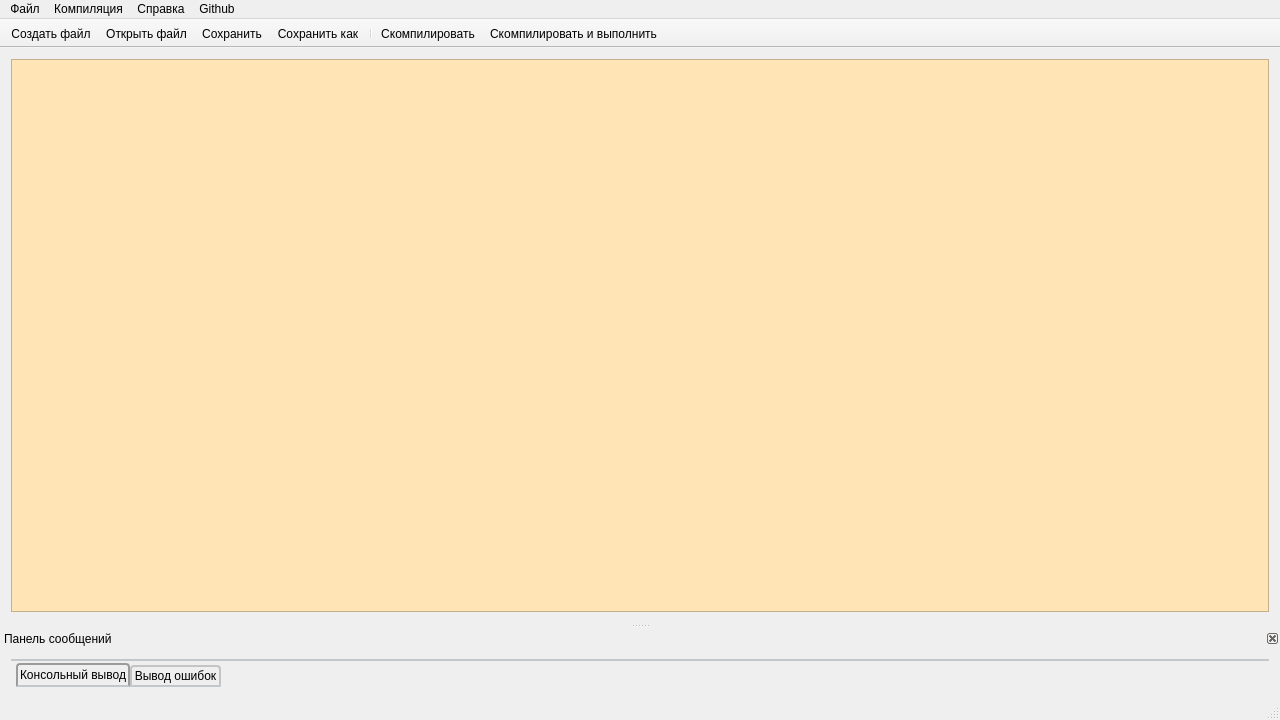
<?xml version="1.0" encoding="UTF-8"?>
<ui version="4.0">
 <class>MainWindow</class>
 <widget class="QMainWindow" name="MainWindow">
  <property name="windowModality">
   <enum>Qt::NonModal</enum>
  </property>
  <property name="geometry">
   <rect>
    <x>0</x>
    <y>0</y>
    <width>1280</width>
    <height>720</height>
   </rect>
  </property>
  <property name="sizePolicy">
   <sizepolicy hsizetype="Preferred" vsizetype="Preferred">
    <horstretch>1</horstretch>
    <verstretch>1</verstretch>
   </sizepolicy>
  </property>
  <property name="minimumSize">
   <size>
    <width>0</width>
    <height>0</height>
   </size>
  </property>
  <property name="maximumSize">
   <size>
    <width>16777215</width>
    <height>16777215</height>
   </size>
  </property>
  <property name="windowTitle">
   <string>RustCompiler</string>
  </property>
  <property name="windowIcon">
   <iconset resource="resources.qrc">
    <normaloff>:/images/Images/RustCompilerIcon.png</normaloff>:/images/Images/RustCompilerIcon.png</iconset>
  </property>
  <property name="documentMode">
   <bool>false</bool>
  </property>
  <property name="dockOptions">
   <set>QMainWindow::AllowTabbedDocks|QMainWindow::AnimatedDocks</set>
  </property>
  <property name="unifiedTitleAndToolBarOnMac">
   <bool>false</bool>
  </property>
  <widget class="QWidget" name="centralWidget">
   <layout class="QGridLayout" name="gridLayout_3">
    <item row="0" column="0">
     <widget class="CodeEditor" name="codeEdit">
      <property name="font">
       <font>
        <family>Consolas</family>
        <pointsize>16</pointsize>
       </font>
      </property>
      <property name="styleSheet">
       <string notr="true"> QPlainTextEdit {
      background: #ffe4b5;
  }
 QScrollBar:horizontal {
      border: 2px solid grey;
      background: #DBD7D2;
      height: 18px;
      margin: 0px 20px 0 20px;
  }
  QScrollBar::handle:horizontal {
      background: #32CC99;
      min-width: 20px;
  }
  QScrollBar::add-line:horizontal {
      border: 2px solid grey;
      background: #32CC99;
      width: 20px;
      subcontrol-position: right;
      subcontrol-origin: margin;
  }
  QScrollBar::sub-line:horizontal {
      border: 2px solid grey;
      background: #32CC99;
      width: 20px;
      subcontrol-position: left;
      subcontrol-origin: margin;
  } 
 QScrollBar::left-arrow:horizontal, QScrollBar::right-arrow:horizontal {
     border: 2px solid grey;
     width: 3px;
     height: 3px;
     background: white;
 }

 QScrollBar:vertical {
      border: 2px solid grey;
      background: #DBD7D2;
      width: 18px;
      margin: 22px 0 22px 0;
  }
  QScrollBar::handle:vertical {
      background: #32CC99;
      min-height: 20px;
  }
  QScrollBar::add-line:vertical {
      border: 2px solid grey;
      background: #32CC99;
      height: 20px;
      subcontrol-position: bottom;
      subcontrol-origin: margin;
  }

  QScrollBar::sub-line:vertical {
      border: 2px solid grey;
      background: #32CC99;
      height: 20px;
      subcontrol-position: top;
      subcontrol-origin: margin;
  }
  QScrollBar::up-arrow:vertical, QScrollBar::down-arrow:vertical {
      border: 2px solid grey;
      width: 3px;
      height: 3px;
      background: white;
  }</string>
      </property>
      <property name="lineWrapMode">
       <enum>QPlainTextEdit::NoWrap</enum>
      </property>
     </widget>
    </item>
   </layout>
  </widget>
  <widget class="QToolBar" name="mainToolBar">
   <property name="cursor">
    <cursorShape>ArrowCursor</cursorShape>
   </property>
   <property name="windowTitle">
    <string>Панель инструментов</string>
   </property>
   <property name="styleSheet">
    <string notr="true"/>
   </property>
   <property name="movable">
    <bool>false</bool>
   </property>
   <attribute name="toolBarArea">
    <enum>TopToolBarArea</enum>
   </attribute>
   <attribute name="toolBarBreak">
    <bool>false</bool>
   </attribute>
   <addaction name="createFileButton"/>
   <addaction name="openFileButton"/>
   <addaction name="saveButton"/>
   <addaction name="saveAsButton"/>
   <addaction name="separator"/>
   <addaction name="compileButton"/>
   <addaction name="compileAndRunButton"/>
  </widget>
  <widget class="QStatusBar" name="statusBar"/>
  <widget class="QMenuBar" name="menuBar">
   <property name="geometry">
    <rect>
     <x>0</x>
     <y>0</y>
     <width>1280</width>
     <height>21</height>
    </rect>
   </property>
   <widget class="QMenu" name="fileMenu">
    <property name="title">
     <string>Файл</string>
    </property>
    <addaction name="createFileButton"/>
    <addaction name="openFileButton"/>
    <addaction name="saveButton"/>
    <addaction name="saveAsButton"/>
    <addaction name="separator"/>
    <addaction name="exitButton"/>
   </widget>
   <widget class="QMenu" name="compileMenu">
    <property name="cursor">
     <cursorShape>ArrowCursor</cursorShape>
    </property>
    <property name="title">
     <string>Компиляция</string>
    </property>
    <addaction name="compileButton"/>
    <addaction name="compileAndRunButton"/>
   </widget>
   <widget class="QMenu" name="helpMenu">
    <property name="title">
     <string>Справка</string>
    </property>
    <addaction name="separator"/>
    <addaction name="aboutButton"/>
   </widget>
   <widget class="QMenu" name="menuGithub">
    <property name="title">
     <string>Github</string>
    </property>
    <addaction name="actionQt"/>
    <addaction name="actionRustCompiler"/>
    <addaction name="actionDocumentation"/>
   </widget>
   <addaction name="fileMenu"/>
   <addaction name="compileMenu"/>
   <addaction name="helpMenu"/>
   <addaction name="menuGithub"/>
  </widget>
  <widget class="QDockWidget" name="messageBar">
   <property name="sizePolicy">
    <sizepolicy hsizetype="Expanding" vsizetype="Expanding">
     <horstretch>0</horstretch>
     <verstretch>0</verstretch>
    </sizepolicy>
   </property>
   <property name="minimumSize">
    <size>
     <width>300</width>
     <height>69</height>
    </size>
   </property>
   <property name="styleSheet">
    <string notr="true">QSizeGrip {
      width: 16px;
      height: 16px;
  }</string>
   </property>
   <property name="floating">
    <bool>false</bool>
   </property>
   <property name="features">
    <set>QDockWidget::DockWidgetClosable</set>
   </property>
   <property name="allowedAreas">
    <set>Qt::BottomDockWidgetArea</set>
   </property>
   <property name="windowTitle">
    <string>Панель сообщений</string>
   </property>
   <attribute name="dockWidgetArea">
    <number>8</number>
   </attribute>
   <widget class="QWidget" name="messageBarContent">
    <property name="sizePolicy">
     <sizepolicy hsizetype="Ignored" vsizetype="Ignored">
      <horstretch>0</horstretch>
      <verstretch>0</verstretch>
     </sizepolicy>
    </property>
    <property name="autoFillBackground">
     <bool>false</bool>
    </property>
    <layout class="QGridLayout" name="gridLayout_2">
     <property name="sizeConstraint">
      <enum>QLayout::SetDefaultConstraint</enum>
     </property>
     <item row="0" column="0">
      <layout class="QGridLayout" name="gridLayout">
       <property name="sizeConstraint">
        <enum>QLayout::SetDefaultConstraint</enum>
       </property>
       <item row="0" column="0">
        <widget class="QTabWidget" name="messages">
         <property name="enabled">
          <bool>true</bool>
         </property>
         <property name="sizePolicy">
          <sizepolicy hsizetype="Ignored" vsizetype="Ignored">
           <horstretch>0</horstretch>
           <verstretch>0</verstretch>
          </sizepolicy>
         </property>
         <property name="styleSheet">
          <string notr="true">QTabWidget::pane { /* The tab widget frame */
    border-top: 2px solid #C2C7CB;
}

QTabWidget::tab-bar {
    left: 5px; /* move to the right by 5px */
}

/* Style the tab using the tab sub-control. Note that
    it reads QTabBar _not_ QTabWidget */
QTabBar::tab {
    background: qlineargradient(x1: 0, y1: 0, x2: 0, y2: 1,
                                stop: 0 #E1E1E1, stop: 0.4 #DDDDDD,
                                stop: 0.5 #D8D8D8, stop: 1.0 #D3D3D3);
    border: 2px solid #C4C4C3;
    border-bottom-color: #C2C7CB; /* same as the pane color */
    border-top-left-radius: 4px;
    border-top-right-radius: 4px;
    min-width: 8ex;
    padding: 2px;
}

QTabBar::tab:selected, QTabBar::tab:hover {
    background: qlineargradient(x1: 0, y1: 0, x2: 0, y2: 1,
                                stop: 0 #fafafa, stop: 0.4 #f4f4f4,
                                stop: 0.5 #e7e7e7, stop: 1.0 #fafafa);
}

QTabBar::tab:selected {
    border-color: #9B9B9B;
    border-bottom-color: #C2C7CB; /* same as pane color */
}

QTabBar::tab:!selected {
    margin-top: 2px; /* make non-selected tabs look smaller */
}</string>
         </property>
         <property name="tabPosition">
          <enum>QTabWidget::South</enum>
         </property>
         <property name="currentIndex">
          <number>0</number>
         </property>
         <property name="movable">
          <bool>false</bool>
         </property>
         <widget class="QWidget" name="consoleOutputTab">
          <property name="sizePolicy">
           <sizepolicy hsizetype="Expanding" vsizetype="Expanding">
            <horstretch>0</horstretch>
            <verstretch>0</verstretch>
           </sizepolicy>
          </property>
          <property name="styleSheet">
           <string notr="true"> QScrollBar:vertical {
      border: 2px solid grey;
      background: #DBD7D2;
      width: 18px;
      margin: 22px 0 22px 0;
  }
  QScrollBar::handle:vertical {
      background: #32CC99;
      min-height: 20px;
  }
  QScrollBar::add-line:vertical {
      border: 2px solid grey;
      background: #32CC99;
      height: 20px;
      subcontrol-position: bottom;
      subcontrol-origin: margin;
  }

  QScrollBar::sub-line:vertical {
      border: 2px solid grey;
      background: #32CC99;
      height: 20px;
      subcontrol-position: top;
      subcontrol-origin: margin;
  }
  QScrollBar::up-arrow:vertical, QScrollBar::down-arrow:vertical {
      border: 2px solid grey;
      width: 3px;
      height: 3px;
      background: white;
  }</string>
          </property>
          <attribute name="title">
           <string>Консольный вывод</string>
          </attribute>
          <layout class="QGridLayout" name="gridLayout_5">
           <item row="0" column="0">
            <widget class="QTextBrowser" name="consoleOutput">
             <property name="sizePolicy">
              <sizepolicy hsizetype="Ignored" vsizetype="Ignored">
               <horstretch>0</horstretch>
               <verstretch>0</verstretch>
              </sizepolicy>
             </property>
             <property name="font">
              <font>
               <family>Consolas</family>
               <pointsize>14</pointsize>
               <weight>75</weight>
               <bold>true</bold>
              </font>
             </property>
             <property name="styleSheet">
              <string notr="true">background: #778899;
color: #FDF5E6</string>
             </property>
            </widget>
           </item>
          </layout>
         </widget>
         <widget class="QWidget" name="errorMessagesOutputTab">
          <property name="sizePolicy">
           <sizepolicy hsizetype="Expanding" vsizetype="Expanding">
            <horstretch>0</horstretch>
            <verstretch>0</verstretch>
           </sizepolicy>
          </property>
          <property name="autoFillBackground">
           <bool>false</bool>
          </property>
          <attribute name="title">
           <string>Вывод ошибок</string>
          </attribute>
          <layout class="QGridLayout" name="gridLayout_4">
           <item row="0" column="0">
            <widget class="QTextBrowser" name="errorMessagesOutput">
             <property name="enabled">
              <bool>true</bool>
             </property>
             <property name="sizePolicy">
              <sizepolicy hsizetype="Ignored" vsizetype="Ignored">
               <horstretch>0</horstretch>
               <verstretch>0</verstretch>
              </sizepolicy>
             </property>
             <property name="font">
              <font>
               <family>Consolas</family>
               <pointsize>14</pointsize>
               <weight>50</weight>
               <bold>false</bold>
              </font>
             </property>
             <property name="styleSheet">
              <string notr="true">background: #778899;
color: #96281B</string>
             </property>
            </widget>
           </item>
          </layout>
         </widget>
        </widget>
       </item>
      </layout>
     </item>
    </layout>
   </widget>
  </widget>
  <action name="createFileButton">
   <property name="icon">
    <iconset resource="resources.qrc">
     <normaloff>:/images/Images/CreateFileIcon.png</normaloff>:/images/Images/CreateFileIcon.png</iconset>
   </property>
   <property name="text">
    <string comment="CTRL+S">Создать файл</string>
   </property>
  </action>
  <action name="openFileButton">
   <property name="icon">
    <iconset resource="resources.qrc">
     <normaloff>:/images/Images/OpenFileIcon.png</normaloff>:/images/Images/OpenFileIcon.png</iconset>
   </property>
   <property name="text">
    <string>Открыть файл</string>
   </property>
  </action>
  <action name="saveButton">
   <property name="icon">
    <iconset resource="resources.qrc">
     <normaloff>:/images/Images/SaveIcon.png</normaloff>:/images/Images/SaveIcon.png</iconset>
   </property>
   <property name="text">
    <string>Сохранить</string>
   </property>
   <property name="shortcut">
    <string>Ctrl+S</string>
   </property>
  </action>
  <action name="exitButton">
   <property name="text">
    <string>Выход</string>
   </property>
   <property name="shortcut">
    <string>Ctrl+Q</string>
   </property>
  </action>
  <action name="compileButton">
   <property name="icon">
    <iconset resource="resources.qrc">
     <normaloff>:/images/Images/CompileIcon.png</normaloff>:/images/Images/CompileIcon.png</iconset>
   </property>
   <property name="text">
    <string>Скомпилировать</string>
   </property>
   <property name="shortcut">
    <string>F9</string>
   </property>
  </action>
  <action name="compileAndRunButton">
   <property name="icon">
    <iconset resource="resources.qrc">
     <normaloff>:/images/Images/CompileAndRunIcon.png</normaloff>:/images/Images/CompileAndRunIcon.png</iconset>
   </property>
   <property name="text">
    <string>Скомпилировать и выполнить</string>
   </property>
   <property name="shortcut">
    <string>Ctrl+F9</string>
   </property>
  </action>
  <action name="aboutButton">
   <property name="text">
    <string>О программе</string>
   </property>
  </action>
  <action name="saveAsButton">
   <property name="icon">
    <iconset resource="resources.qrc">
     <normaloff>:/images/Images/SaveAsIcon.png</normaloff>:/images/Images/SaveAsIcon.png</iconset>
   </property>
   <property name="text">
    <string>Сохранить как...</string>
   </property>
   <property name="shortcut">
    <string>Ctrl+Shift+S</string>
   </property>
  </action>
  <action name="actionQt">
   <property name="text">
    <string>Qt</string>
   </property>
  </action>
  <action name="actionRustCompiler">
   <property name="text">
    <string>RustCompiler</string>
   </property>
  </action>
  <action name="actionDocumentation">
   <property name="text">
    <string>Documentation</string>
   </property>
  </action>
 </widget>
 <layoutdefault spacing="6" margin="11"/>
 <customwidgets>
  <customwidget>
   <class>CodeEditor</class>
   <extends>QPlainTextEdit</extends>
   <header>codeeditor.h</header>
  </customwidget>
 </customwidgets>
 <resources>
  <include location="resources.qrc"/>
 </resources>
 <connections/>
</ui>
